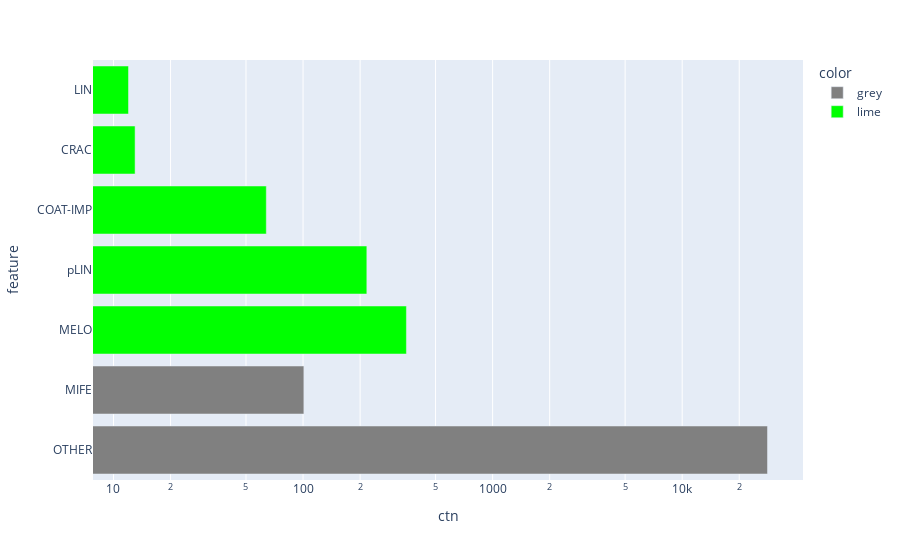

Notebook code for this chart:
### Code cell
fig1=px.bar(df_24joared,x='ctn',y='feature',
           color=clrs,
           color_discrete_sequence=clrs,log_x=True, orientation='h',
           )
fig1.show()

### Figure 1 — Plotly figure (JSON) as saved in the notebook; plotly's stock layout.template omitted (floating-point values rounded to 4 significant figures)
{"data": [{"alignmentgroup": "True", "hovertemplate": "color=grey<br>ctn=%{x}<br>feature=%{y}<extra></extra>", "legendgroup": "grey", "marker": {"color": "grey", "pattern": {"shape": ""}}, "name": "grey", "offsetgroup": "grey", "orientation": "h", "showlegend": true, "textposition": "auto", "type": "bar", "x": [28191, 101], "xaxis": "x", "y": ["OTHER", "MIFE"], "yaxis": "y"}, {"alignmentgroup": "True", "hovertemplate": "color=lime<br>ctn=%{x}<br>feature=%{y}<extra></extra>", "legendgroup": "lime", "marker": {"color": "lime", "pattern": {"shape": ""}}, "name": "lime", "offsetgroup": "lime", "orientation": "h", "showlegend": true, "textposition": "auto", "type": "bar", "x": [351, 217, 64, 13, 12], "xaxis": "x", "y": ["MELO", "pLIN", "COAT-IMP", "CRAC", "LIN"], "yaxis": "y"}], "layout": {"autosize": true, "barmode": "relative", "legend": {"title": {"text": "color"}, "tracegroupgap": 0}, "margin": {"t": 60}, "xaxis": {"anchor": "y", "autorange": true, "domain": [0, 1], "range": [0.8919, 4.637], "title": {"text": "ctn"}, "type": "log"}, "yaxis": {"anchor": "x", "autorange": true, "domain": [0, 1], "range": [-0.5, 6.5], "title": {"text": "feature"}, "type": "category"}}}
